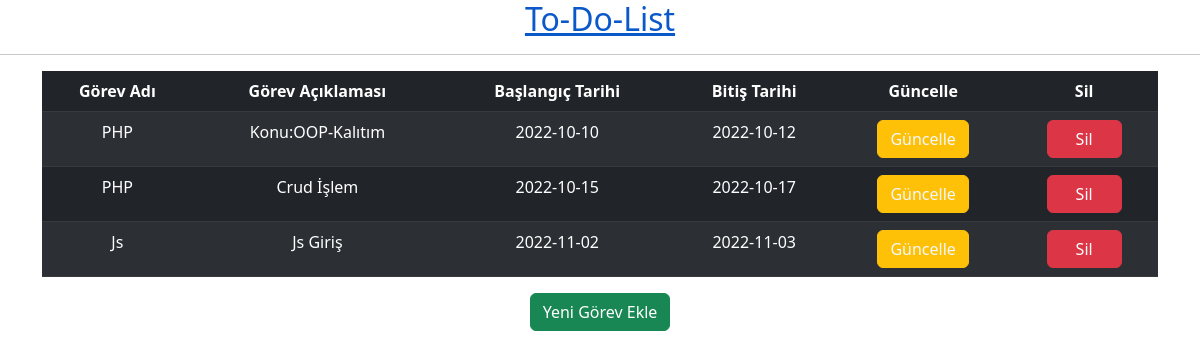
The page / on the database its author committed.
### tables this page shows
CREATE TABLE `todo` (
  `id` int(11) NOT NULL,
  `task_name` varchar(255) NOT NULL,
  `task_text` varchar(255) NOT NULL,
  `task_s_time` date NOT NULL,
  `task_f_time` date NOT NULL
);

### index.php (the view, shortened to what this page needs)
<?php
require_once 'baglan.php';
?>
<!doctype html>
<html lang="tr">
  <head>
    <link href="https://cdn.jsdelivr.net/npm/bootstrap@5.2.2/dist/css/bootstrap.min.css" rel="stylesheet">
  </head>
  <body>
    <a href="index.php"><h2 style="text-align:center ;">To-Do-List</h2></a> <hr>
    <div class="container text-center">
    <table class="table table-dark table-striped table-hover">
  <thead>
    <tr style="color:white" >
      <th scope="col">Görev Adı</th>
      <th scope="col">Görev Açıklaması</th>
      <th scope="col">Başlangıç Tarihi</th>
      <th scope="col">Bitiş Tarihi</th>
      <th scope="col">Güncelle</th>
      <th scope="col">Sil</th>
    </tr>
  </thead>
  <tbody>
    <?php
    $gorevsor=$db->prepare("SELECT * FROM todo");
    $gorevsor->execute();
    while ($gorevcek=$gorevsor->fetch(PDO::FETCH_ASSOC)) {?>
    <tr>
      <td><?php echo $gorevcek['task_name'] ?></td>
      <td><?php echo $gorevcek['task_text'] ?></td>
      <td><?php echo $gorevcek['task_s_time'] ?></td>
      <td><?php echo $gorevcek['task_f_time'] ?></td>
      <td><a href="duzenle.php?id=<?php echo $gorevcek['id']?>"><button style="color:aliceblue" type="button" name="düzenle" class="btn btn-warning">Güncelle</button></a></td>
      <td><a href="sil.php?id=<?php echo $gorevcek['id']?>&gorevsil=yes"><button style="width: 75px;" type="button" name="Sil" class="btn btn-danger">Sil</button></a></td>
    </tr>
    <?php } ?>
  </tbody>
</table>
<button type="button" class="btn btn-success" data-bs-toggle="modal" data-bs-target="#staticBackdrop">
  Yeni Görev Ekle
</button>
  </body>
</html>

### rows shown on the page
todo: task_name "PHP", task_text "Konu:OOP-Kalıtım", task_s_time "2022-10-10", task_f_time "2022-10-12"
todo: task_name "PHP", task_text "Crud İşlem", task_s_time "2022-10-15", task_f_time "2022-10-17"
todo: task_name "Js", task_text "Js Giriş", task_s_time "2022-11-02", task_f_time "2022-11-03"
